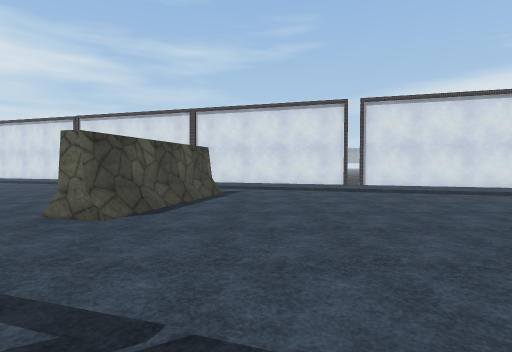
View 1 (above)

16 first-person views from a walk through a scene from a Unity 3-D project. The camera is 1.3 m above the floor, tilts 2° down and sees 80° across. The floor is counted in squares, 2 m on a side. Each view is taken from the middle of a square. On the plan, view 1 faces up. The plan holds only what a view shows up to about 10 squares ahead; the rest is blank. The place goes on beyond the plan. The player is left out. Some surface patterns are stand-ins.

View 2
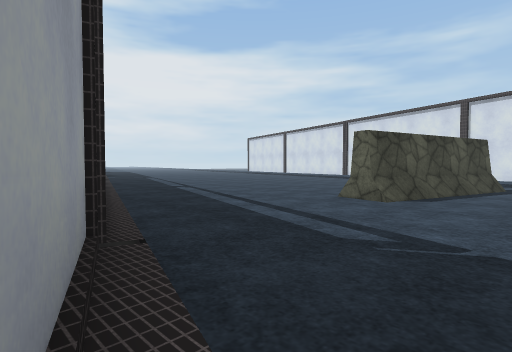

View 3
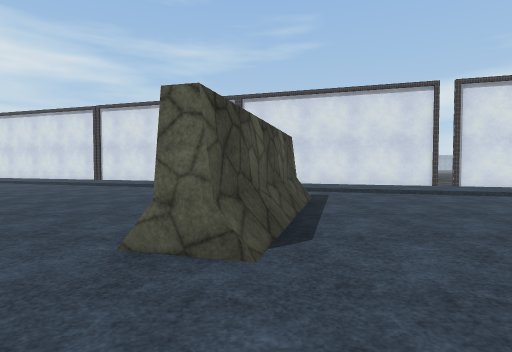

View 4
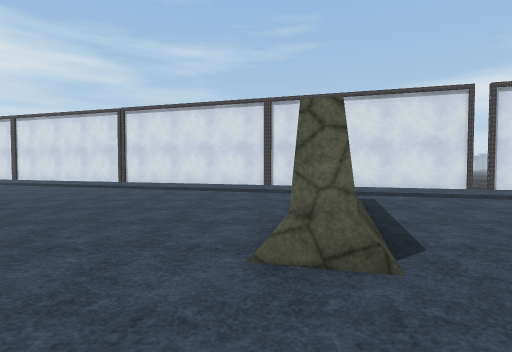

View 5
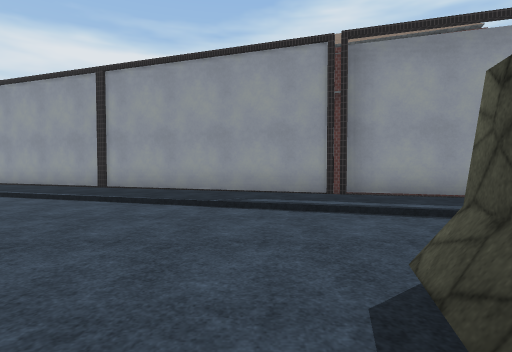

View 6
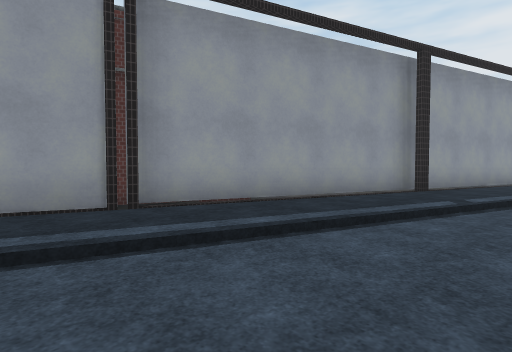

View 7
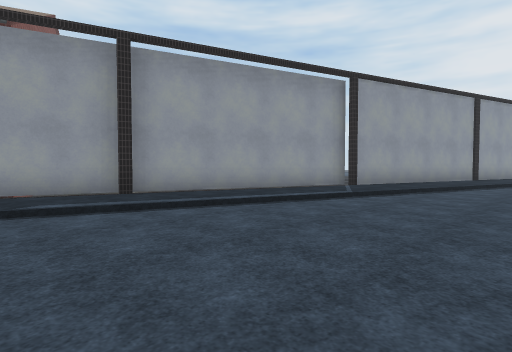

View 8
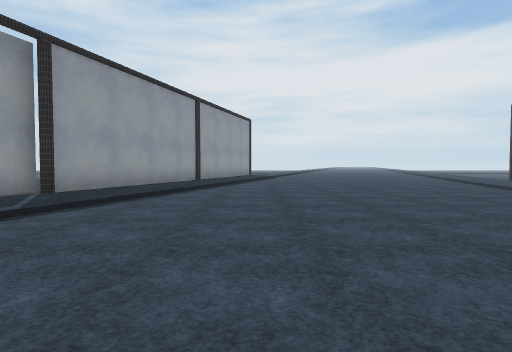

View 9
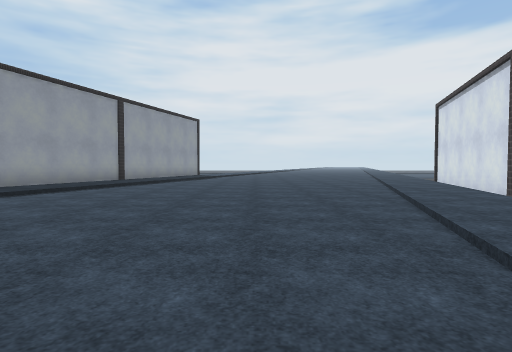

View 10
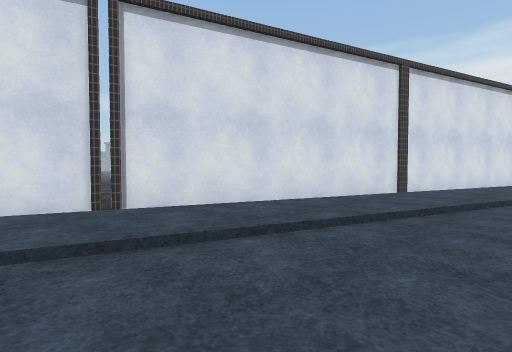

View 11
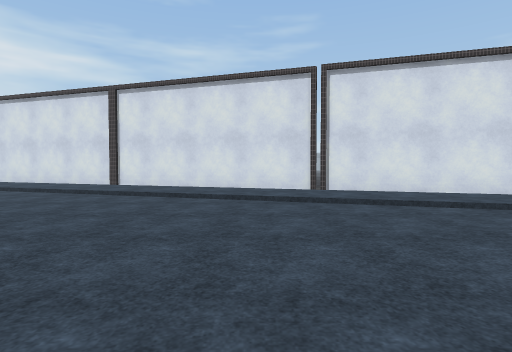

View 12
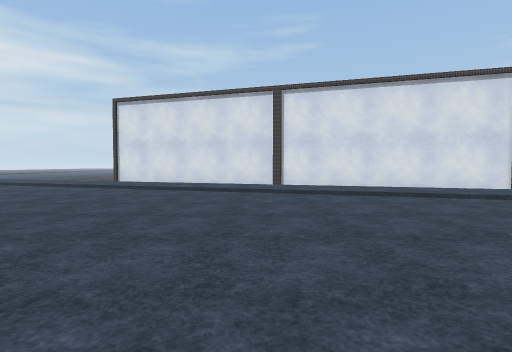

View 13
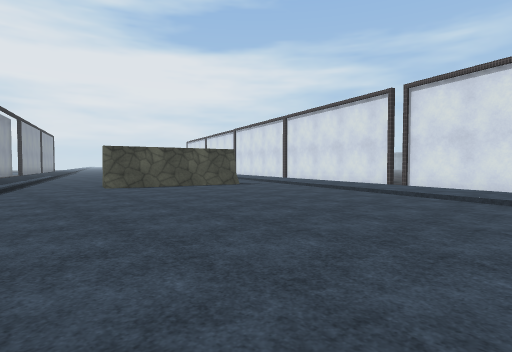

View 14
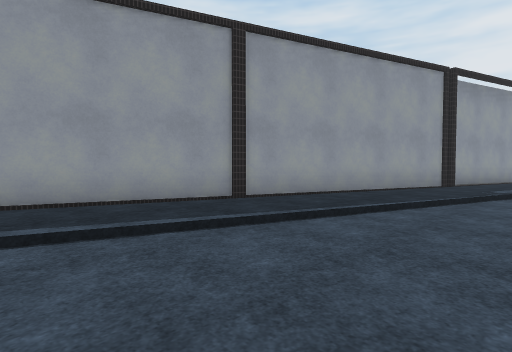

View 15
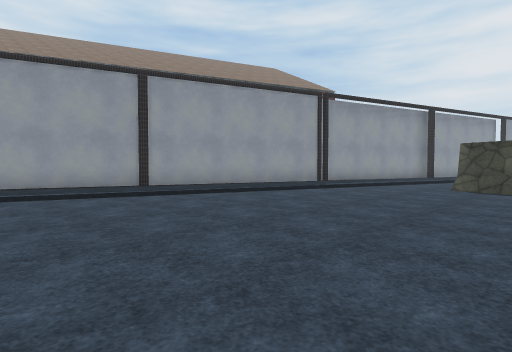

View 16
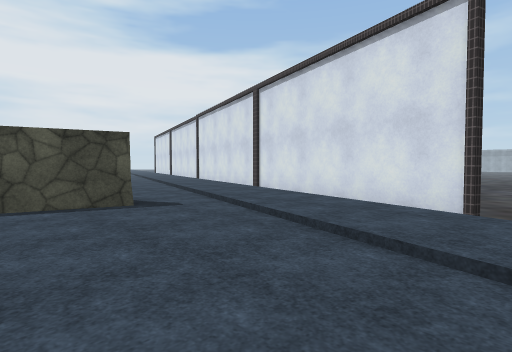

### Floor plan
Key: @ floor where view 1 was taken; # wall or solid block; x gap in a wall; . main floor; : floor 0.25 m higher than the main floor; / step, stairs or slope; v drop or lower ground.
Columns run from 18 left of view 1 to 7 right of it. Each row starts with its distance up from view 1.
 18            v        vv
 17  v##       v        vv
 16 ::::###              v
 15 //:::::v##v          v
 14 ...//:::::###v       v
 13 ......//:::::v##v    v
 12 .........//:::::v##v
 11 ............///::::v#xv
 10 ................//::::v##v
  9 ...................//::::v
  8 ................#/....//::
  7 /...............#/.......
  6 :://............#.........
  5 #/:::///........#.........
  4 ####/:::://...............
  3    ###:::::://............
  2      ####:::::://.........
  1         ####:::::://......
  0            #####::@:://...
 -1                ###//:::://
 -2                  ####//:::
 -3                     ####/
 -4                        ###

Positions as (right, up) in squares from view 1, and headings:
1: (0, 0), facing up
2: (0, -1), facing up-left
3: (-2, 2), facing up
4: (-3, 2), facing up
5: (-1, 6), facing down
6: (-1, 4), facing down-left
7: (-6, 8), facing down-left
8: (-8, 8), facing left
9: (-8, 11), facing left
10: (-10, 10), facing up-right
11: (-10, 7), facing up
12: (-15, 7), facing up
13: (7, 1), facing up-left
14: (7, 2), facing down-left
15: (7, 6), facing down-left
16: (4, 6), facing up-left
